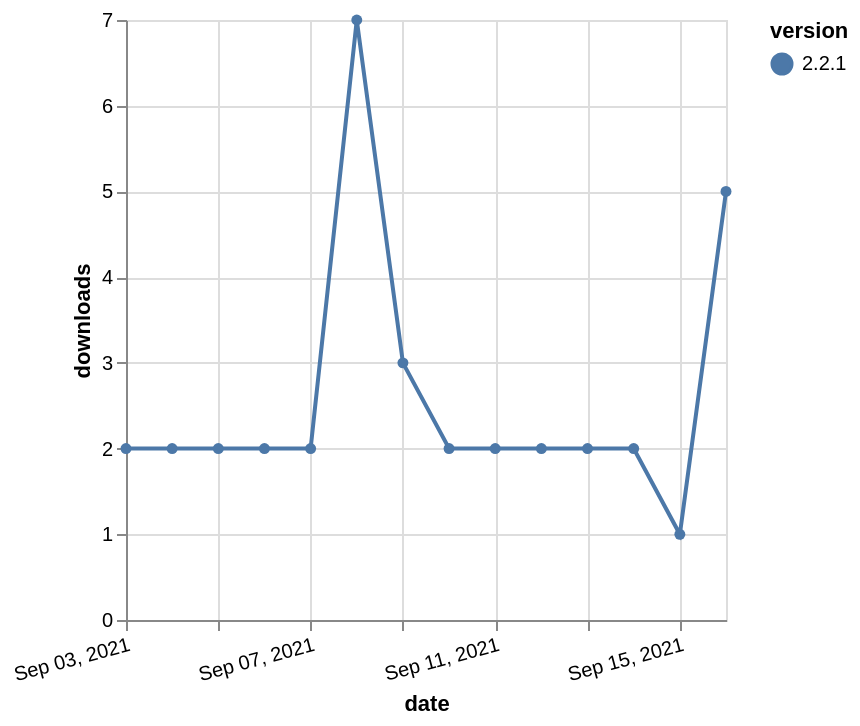

Express this chart as Vega-Lite.
### Vega-Lite specification from a JSON file in a GitHub repository (floating-point values rounded to 4 significant figures)
{"$schema": "https://vega.github.io/schema/vega-lite/v5.json", "description": "A simple bar chart with embedded data.", "data": {"values": [{"date": "2021-09-03", "total": 2724, "delta": 2, "version": "2.2.1"}, {"date": "2021-09-04", "total": 2726, "delta": 2, "version": "2.2.1"}, {"date": "2021-09-05", "total": 2728, "delta": 2, "version": "2.2.1"}, {"date": "2021-09-06", "total": 2730, "delta": 2, "version": "2.2.1"}, {"date": "2021-09-07", "total": 2732, "delta": 2, "version": "2.2.1"}, {"date": "2021-09-08", "total": 2739, "delta": 7, "version": "2.2.1"}, {"date": "2021-09-09", "total": 2742, "delta": 3, "version": "2.2.1"}, {"date": "2021-09-10", "total": 2744, "delta": 2, "version": "2.2.1"}, {"date": "2021-09-11", "total": 2746, "delta": 2, "version": "2.2.1"}, {"date": "2021-09-12", "total": 2748, "delta": 2, "version": "2.2.1"}, {"date": "2021-09-13", "total": 2750, "delta": 2, "version": "2.2.1"}, {"date": "2021-09-14", "total": 2752, "delta": 2, "version": "2.2.1"}, {"date": "2021-09-15", "total": 2753, "delta": 1, "version": "2.2.1"}, {"date": "2021-09-16", "total": 2758, "delta": 5, "version": "2.2.1"}]}, "width": "container", "mark": {"type": "line", "point": {"filled": true}}, "encoding": {"x": {"field": "date", "type": "temporal", "timeUnit": "yearmonthdate", "title": "date", "axis": {"labelAngle": -15}}, "y": {"field": "delta", "type": "quantitative", "title": "downloads"}, "color": {"field": "version", "type": "nominal"}, "tooltip": {"field": "delta"}}}
